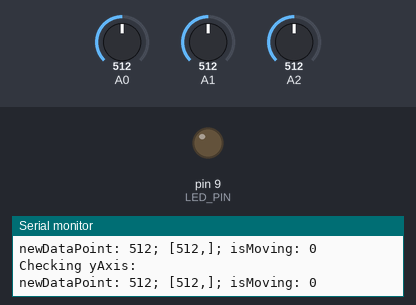
Simulated run of this sketch. Board: Arduino Uno, built with avr-gcc and run on an emulated ATmega328P. Parts: output pins drawn as LEDs (lit = HIGH), the last lines printed to the serial monitor. The test bench sets the inputs (shaded band); at power-on: A0 = 512, A1 = 512, A2 = 512.

Above: at 1.2 s.
1.3 s: A0 set to 529
At 3.3 s:
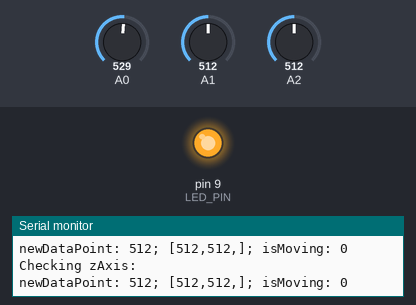
3.8 s: A1 set to 496
At 9.1 s:
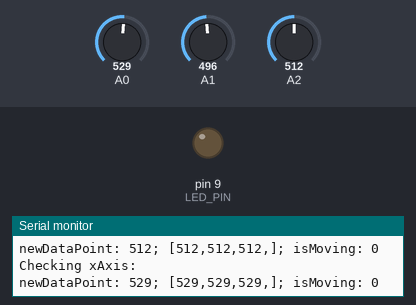
Timing chart, 0 to 10.6 s (numbered marks = the images above; inputs shaded):
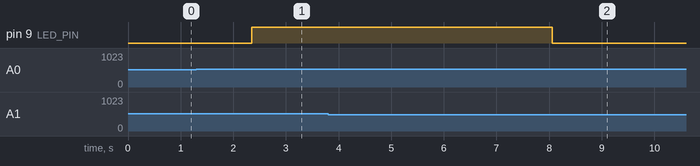

The sketch:

motion_detection.ino
```cpp
//#include "Axis.h"

const int LED_PIN = 9;//the number of the LED pin

const int NUM_SAMPLES = 10;
const int THRESHOLD = 4;
const int NUM_POINTS = 3;

int index = 0;

const int xInput = A0;
int xPoints[] = { 0, 0, 0 };

const int yInput = A1;
int yPoints[] = { 0, 0, 0 };

const int zInput = A2;
int zPoints[] = { 0, 0, 0 };

void setup() {
  pinMode(LED_PIN, OUTPUT);//initialize the digital pin as an output
  Serial.begin(9600);
}

void loop() {

  Serial.println("Checking xAxis:");
  boolean xIsMoving = detectIfMoving(xInput, xPoints);
  Serial.println();

  Serial.println("Checking yAxis:");
  boolean yIsMoving = detectIfMoving(yInput, yPoints);
  Serial.println();

  Serial.println("Checking zAxis:");
  boolean zIsMoving = detectIfMoving(zInput, zPoints);
  Serial.println();

  if(xIsMoving || yIsMoving || zIsMoving) {
    digitalWrite(LED_PIN,HIGH);//turn the LED on
  } else {
    digitalWrite(LED_PIN,LOW);//turn the LED on
  }

  index++;
  index %= NUM_POINTS;

  delay(1000);

}


boolean detectIfMoving(int axisPin, int* dataPoints) {
  int newDataPoint = readAxis(axisPin);
  Serial.print("newDataPoint: ");
  Serial.print(newDataPoint);
  Serial.print("; [");
  boolean isMoving = false;

  for(int i = 0; i < NUM_POINTS; i++) {
    if(dataPoints[i] > 0) {
      Serial.print(dataPoints[i]);
      Serial.print(",");
      if(abs(newDataPoint - dataPoints[i]) > THRESHOLD) {
        isMoving = true;
      }
    }
  }
  Serial.print("]; isMoving: ");
  Serial.print(isMoving);
  Serial.println();

  dataPoints[index] = newDataPoint;

  return isMoving;
}

int readAxis(int axisPin) {
  long reading = 0;
  analogRead(axisPin);
  delay(1);
  for (int i = 0; i < NUM_SAMPLES; i++) {
    reading += analogRead(axisPin);
    delay(1);
  }
  return reading/NUM_SAMPLES;
}
```

Measured:
- the behaviour switches between 516 and 517 on A0 (found by bisection; images 0 and 1)
- the behaviour switches between 508 and 507 on A1 (found by bisection; images 1 and 2)
- after the input at 1.3 s, pin 9 (LED_PIN): LOW → HIGH after 1.0 s
- after the input at 3.8 s, pin 9 (LED_PIN): HIGH → LOW after 4.3 s instead of 2.0 s
